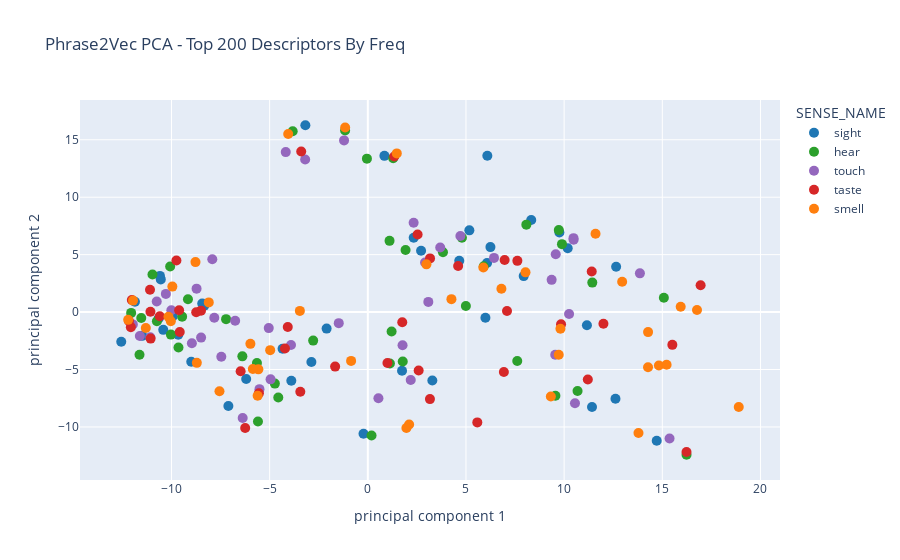

Source (notebook cell):
### Code cell
fig = px.scatter(
            finalDf,
            color=finalDf["SENSE_NAME"],
            color_discrete_map={'sight': '#1f77b4', 'hear': '#2ca02c', 'taste': '#d62728', 'smell': '#ff7f0e', 'touch': '#9467bd'},
            x=finalDf.columns[0],
            y=finalDf.columns[1],
            hover_data=finalDf.columns[:],
            custom_data=finalDf.columns[:],
            title= "Phrase2Vec PCA - Top 200 Descriptors By Freq")
fig.update_traces(marker=dict(size=10,))
fig.write_html("phrase2vec_noun_adj_top_200_freq.html")
fig.show()

### Figure 1 — Plotly figure (JSON) as saved in the notebook; plotly's stock layout.template omitted (floating-point values rounded to 4 significant figures; data arrays with more than 128 entries replaced by an {"elided": "..."} marker saying what was removed)
{"data": [{"customdata": {"elided": "40x7 mixed values"}, "hovertemplate": "SENSE_NAME=%{customdata[2]}<br>principal component 1=%{x}<br>principal component 2=%{y}<br>SEED_WORD=%{customdata[3]}<br>test=%{customdata[4]}<br>freq=%{customdata[5]}<br>SENTENCE=%{customdata[6]}<extra></extra>", "legendgroup": "sight", "marker": {"color": "#1f77b4", "size": 10, "symbol": "circle"}, "mode": "markers", "name": "sight", "orientation": "v", "showlegend": true, "type": "scatter", "x": [-9.943, -10.42, 2.713, 4.658, 7.941, -10.59, -11.49, -4.342, -11.86, 8.323, -8.33, -12.56, -9.655, -10.54, -3.896, 5.173, 6.073, -10.65, 11.42, -2.873, -8.993, 12.65, 12.62, -0.2183, 2.338, 10.18, -8.433, 6.088, -2.098, 5.991, 6.245, 3.286, 9.76, -3.18, 1.744, -6.195, -7.103, 0.8462, 14.72, 11.16], "xaxis": "x", "y": [-0.3747, -1.546, 5.347, 4.467, 3.131, 3.15, -2.068, -3.193, 0.8981, 8.02, 0.5447, -2.58, -1.966, 2.845, -5.978, 7.115, 4.277, -0.5571, -8.262, -4.348, -4.32, 3.94, -7.54, -10.59, 6.475, 5.554, 0.741, 13.62, -1.437, -0.488, 5.657, -5.962, 6.921, 16.26, -5.108, -5.827, -8.172, 13.6, -11.21, -1.148], "yaxis": "y"}, {"customdata": {"elided": "40x7 mixed values"}, "hovertemplate": "SENSE_NAME=%{customdata[2]}<br>principal component 1=%{x}<br>principal component 2=%{y}<br>SEED_WORD=%{customdata[3]}<br>test=%{customdata[4]}<br>freq=%{customdata[5]}<br>SENTENCE=%{customdata[6]}<extra></extra>", "legendgroup": "hear", "marker": {"color": "#2ca02c", "size": 10, "symbol": "circle"}, "mode": "markers", "name": "hear", "orientation": "v", "showlegend": true, "type": "scatter", "x": [-11.54, -12.05, 1.923, 5.906, 11.43, -10.07, -10.03, -2.783, -10.97, 9.729, -9.458, -11.63, -9.643, -9.161, -4.735, 4.794, 10.68, -10.74, -5.648, 15.08, -6.39, 9.556, 0.1902, 1.107, -7.22, 9.89, 1.212, -0.04456, 3.829, 4.994, 1.78, 8.075, -1.156, 1.126, -4.56, 1.293, -5.596, 16.23, -3.826, 7.612], "xaxis": "x", "y": [-0.5097, -0.06959, 5.408, 3.988, 2.567, 3.965, -1.961, -2.484, 3.265, 7.136, -0.3978, -3.719, -3.089, 1.121, -6.225, 6.478, -6.875, -0.8051, -4.432, 1.252, -3.853, -7.28, -10.75, 6.2, -0.6142, 5.913, -1.696, 13.36, 5.213, 0.5238, -4.303, 7.613, 15.81, -4.473, -7.439, 13.39, -9.529, -12.42, 15.74, -4.256], "yaxis": "y"}, {"customdata": {"elided": "40x7 mixed values"}, "hovertemplate": "SENSE_NAME=%{customdata[2]}<br>principal component 1=%{x}<br>principal component 2=%{y}<br>SEED_WORD=%{customdata[3]}<br>test=%{customdata[4]}<br>freq=%{customdata[5]}<br>SENTENCE=%{customdata[6]}<extra></extra>", "legendgroup": "touch", "marker": {"color": "#9467bd", "size": 10, "symbol": "circle"}, "mode": "markers", "name": "touch", "orientation": "v", "showlegend": true, "type": "scatter", "x": [-10.01, -11.61, 3.687, 2.915, 9.363, -7.921, -11.97, -5.046, -10.29, 10.48, -7.82, -11.08, -8.961, -8.722, 4.716, -4.953, 9.572, 10.55, -8.492, -3.913, 13.86, -7.462, 9.546, 0.5412, 2.335, -1.48, -1.21, -6.756, 3.082, 6.428, 1.769, 10.48, -4.18, -3.192, 2.186, -5.519, -6.374, 15.37, 10.25, -10.75], "xaxis": "x", "y": [0.1661, -2.083, 5.626, 4.309, 2.807, 4.604, -1.074, -1.395, 1.584, 6.438, -0.4934, -2.186, -2.716, 2.039, 6.63, -5.856, 5.036, -7.941, -2.22, -2.868, 3.372, -3.884, -3.712, -7.508, 7.77, -0.9627, 14.95, -0.7541, 0.8855, 4.719, -2.885, 6.3, 13.93, 13.28, -5.913, -6.707, -9.223, -11.0, -0.1685, 0.9141], "yaxis": "y"}, {"customdata": {"elided": "40x7 mixed values"}, "hovertemplate": "SENSE_NAME=%{customdata[2]}<br>principal component 1=%{x}<br>principal component 2=%{y}<br>SEED_WORD=%{customdata[3]}<br>test=%{customdata[4]}<br>freq=%{customdata[5]}<br>SENTENCE=%{customdata[6]}<extra></extra>", "legendgroup": "taste", "marker": {"color": "#d62728", "size": 10, "symbol": "circle"}, "mode": "markers", "name": "taste", "orientation": "v", "showlegend": true, "type": "scatter", "x": [-10.6, -12.17, 3.169, 4.601, 7.618, -9.749, -11.06, -4.219, -12.02, -8.496, -12.07, -9.61, -11.09, 6.969, 11.21, -9.578, 11.4, -6.477, -1.664, -8.74, 1.755, 7.09, 1.001, 2.59, -5.547, -6.247, 16.23, -11.07, 9.843, 6.93, 15.51, 16.95, -3.438, 12.0, 2.536, -3.393, 1.347, 3.166, 5.578, -4.076], "xaxis": "x", "y": [-0.3579, -0.7728, 4.672, 4.019, 4.46, 4.483, -2.31, -3.166, 1.054, 0.1243, -1.312, 0.1654, 1.938, 4.536, -5.867, -1.729, 3.529, -5.147, -4.745, -0.008395, -0.8905, 0.08726, -4.43, -5.083, -7.063, -10.09, -12.18, 0.03177, -1.068, -5.221, -2.854, 2.342, -6.934, -1.015, 6.75, 13.98, 13.54, -7.576, -9.603, -1.3], "yaxis": "y"}, {"customdata": {"elided": "40x7 mixed values"}, "hovertemplate": "SENSE_NAME=%{customdata[2]}<br>principal component 1=%{x}<br>principal component 2=%{y}<br>SEED_WORD=%{customdata[3]}<br>test=%{customdata[4]}<br>freq=%{customdata[5]}<br>SENTENCE=%{customdata[6]}<extra></extra>", "legendgroup": "smell", "marker": {"color": "#ff7f0e", "size": 10, "symbol": "circle"}, "mode": "markers", "name": "smell", "orientation": "v", "showlegend": true, "type": "scatter", "x": [-10.03, -11.31, 2.986, 5.885, 8.032, -8.778, -0.8511, -8.101, -12.2, -9.955, 9.323, -10.15, -4.973, 12.96, -8.709, 2.105, 9.724, 4.259, 11.6, -4.054, -5.98, 13.79, -11.96, 9.813, 14.28, -1.155, 14.83, 1.476, 15.94, -3.461, -5.574, -7.555, -5.855, 15.22, 14.27, 6.805, -5.612, 1.966, 16.77, 18.89], "xaxis": "x", "y": [-0.8022, -1.383, 4.155, 3.887, 3.457, 4.349, -4.251, 0.8441, -0.6766, 2.218, -7.348, -0.3997, -3.314, 2.645, -4.42, -9.786, -3.714, 1.126, 6.817, 15.5, -2.765, -10.52, 0.9984, -1.456, -1.745, 16.07, -4.657, 13.81, 0.4714, 0.1049, -4.985, -6.893, -4.955, -4.588, -4.805, 2.026, -7.278, -10.1, 0.1854, -8.267], "yaxis": "y"}], "layout": {"legend": {"title": {"text": "SENSE_NAME"}, "tracegroupgap": 0}, "title": {"text": "Phrase2Vec PCA - Top 200 Descriptors By Freq"}, "xaxis": {"anchor": "y", "domain": [0, 1], "title": {"text": "principal component 1"}}, "yaxis": {"anchor": "x", "domain": [0, 1], "title": {"text": "principal component 2"}}}}
